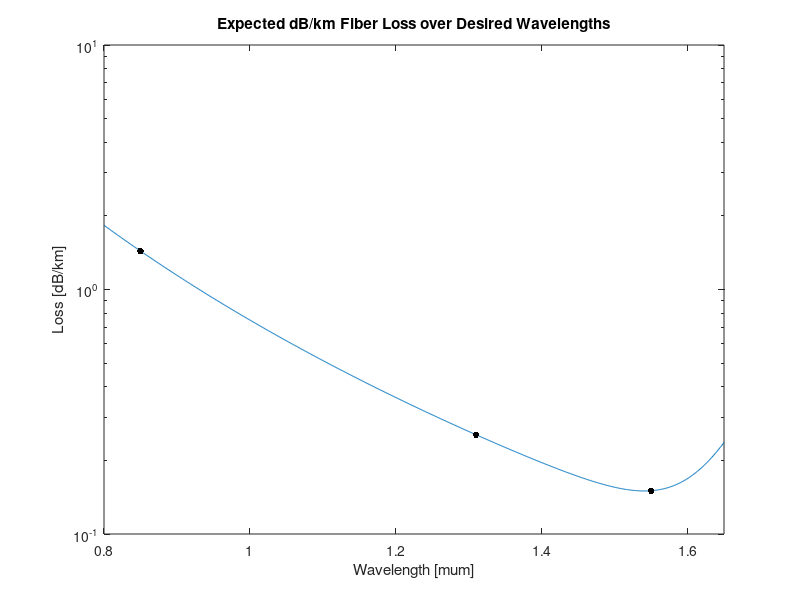

Write MATLAB code to recreate this figure.
clc; clearvars; close all;

%prelab 1 - p1
A = 7.81e11; %dB/km
air = 48.48; %um
B = .75; %dB-um^4/km

%a
lambda = linspace(.8, 1.65, 1e3);
alpha = A.*exp(-air./lambda)+B./lambda.^4;


semilogy(lambda, alpha); hold on;
xlim([.8, 1.65]);
ylim([.1, 10]);
title("Expected dB/km Fiber Loss over Desired Wavelengths")
xlabel("Wavelength [\mum]");
ylabel("Loss [dB/km]");
%b
lambda = [.850, 1.310, 1.550];
alpha = A.*exp(-air./lambda)+B./lambda.^4;
plot(lambda, alpha, '.black', 'MarkerSize', 15);

 print -depsc FiberLoss
